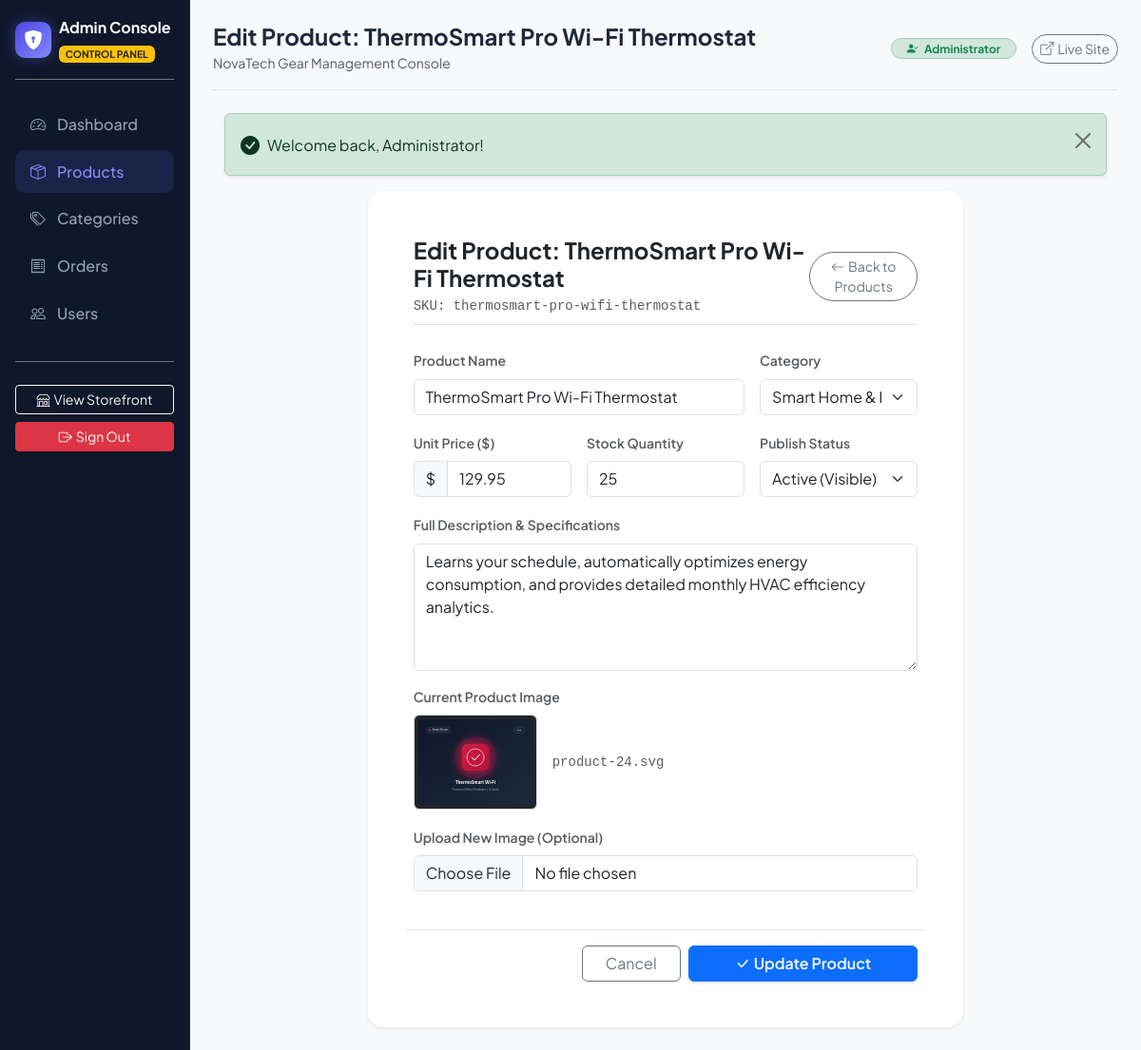
The page /admin/products/24/edit (signed in) on the database its author committed.
### tables this page shows
CREATE TABLE `products` (
    `id` INT UNSIGNED AUTO_INCREMENT PRIMARY KEY,
    `category_id` INT UNSIGNED NOT NULL,
    `name` VARCHAR(150) NOT NULL,
    `slug` VARCHAR(150) NOT NULL UNIQUE,
    `description` TEXT NULL,
    `price` DECIMAL(10, 2) NOT NULL,
    `stock` INT NOT NULL DEFAULT 0,
    `image` VARCHAR(255) NULL,
    `is_active` TINYINT(1) NOT NULL DEFAULT 1,
    `created_at` TIMESTAMP NOT NULL DEFAULT CURRENT_TIMESTAMP,
    CONSTRAINT `fk_products_category` 
        FOREIGN KEY (`category_id`) REFERENCES `categories` (`id`) 
        ON DELETE RESTRICT ON UPDATE CASCADE,
    INDEX `idx_products_category` (`category_id`),
    INDEX `idx_products_is_active` (`is_active`),
    INDEX `idx_products_slug` (`slug`)
);

CREATE TABLE `categories` (
    `id` INT UNSIGNED AUTO_INCREMENT PRIMARY KEY,
    `name` VARCHAR(100) NOT NULL,
    `slug` VARCHAR(100) NOT NULL UNIQUE,
    INDEX `idx_categories_slug` (`slug`)
);

### app/views/admin/products/edit.php (the view, shortened to what the rows shown need)
<div class="row justify-content-center">
    <div class="col-lg-8">
        <div class="card border-0 shadow-sm rounded-4 p-4 p-md-5 bg-white">
            <div class="d-flex justify-content-between align-items-center mb-4 pb-2 border-bottom">
                <div>
                    <h4 class="fw-bold m-0">Edit Product: <?= e($product['name']) ?></h4>
                    <span class="small text-muted font-monospace">SKU: <?= e($product['slug']) ?></span>
                </div>
                <a href="/admin/products" class="btn btn-outline-secondary btn-sm rounded-pill">
                    <i class="bi bi-arrow-left me-1"></i>Back to Products
                </a>
            </div>
            <form action="/admin/products/<?= $product['id'] ?>" method="POST" enctype="multipart/form-data">
                <div class="row g-3">
                    <div class="col-md-8">
                        <label for="name" class="form-label small fw-semibold text-muted">Product Name</label>
                        <input type="text" class="form-control" id="name" name="name" value="<?= e(old('name', $product['name'])) ?>" required>
                    </div>
                    <div class="col-md-4">
                        <label for="category_id" class="form-label small fw-semibold text-muted">Category</label>
                        <select class="form-select" id="category_id" name="category_id" required>
                            <?php foreach ($categories as $cat): ?>
                                <option value="<?= $cat['id'] ?>" <?= ($product['category_id'] == $cat['id']) ? 'selected' : '' ?>>
                                    <?= e($cat['name']) ?>
                                </option>
                            <?php endforeach; ?>
                        </select>
                    </div>
                    <div class="col-md-4">
                        <label for="price" class="form-label small fw-semibold text-muted">Unit Price ($)</label>
                        <div class="input-group">
                            <span class="input-group-text bg-light">$</span>
                            <input type="number" step="0.01" min="0.01" class="form-control" id="price" name="price" value="<?= e(old('price', $product['price'])) ?>" required>
                        </div>
                    </div>
                    <div class="col-md-4">
                        <label for="stock" class="form-label small fw-semibold text-muted">Stock Quantity</label>
                        <input type="number" min="0" class="form-control" id="stock" name="stock" value="<?= e(old('stock', $product['stock'])) ?>" required>
                    </div>
                    <div class="col-md-4">
                        <label for="is_active" class="form-label small fw-semibold text-muted">Publish Status</label>
                        <select class="form-select" id="is_active" name="is_active">
                            <option value="1" <?= ($product['is_active'] == 1) ? 'selected' : '' ?>>Active (Visible)</option>
                        </select>
                    </div>
                    <div class="col-12">
                        <label for="description" class="form-label small fw-semibold text-muted">Full Description & Specifications</label>
                        <textarea class="form-control" id="description" name="description" rows="5" required><?= e(old('description', $product['description'])) ?></textarea>
                    </div>
                    <div class="col-12">
                        <label class="form-label small fw-semibold text-muted d-block">Current Product Image</label>
                        <div class="d-flex align-items-center gap-3 mb-3">
                            <img src="<?= upload_url($product['image']) ?>" alt="Current image" class="img-thumbnail rounded bg-dark" style="max-height: 100px;">
                            <span class="small text-muted font-monospace"><?= e($product['image']) ?></span>
                        </div>
                        <label for="productImageInput" class="form-label small fw-semibold text-muted">Upload New Image (Optional)</label>
                        <input class="form-control" type="file" id="productImageInput" name="image" accept="image/jpeg,image/png,image/webp,image/svg+xml">
                    </div>
                    <div class="col-12 mt-4 pt-3 border-top d-flex justify-content-end gap-2">
                        <a href="/admin/products" class="btn btn-outline-secondary px-4">Cancel</a>
                        <button type="submit" class="btn btn-primary px-5 fw-semibold shadow-sm">
                            <i class="bi bi-check-lg me-1"></i>Update Product
                        </button>
                    </div>
                </div>
            </form>
        </div>
    </div>
</div>

### app/core/Router.php (shortened to what the rows shown need)
<?php
class Router
{
    private array $routes = [];
    private array $groupMiddleware = [];
    public function group(array $attributes, callable $callback): void
    {
        $previousMiddleware = $this->groupMiddleware;
        if (isset($attributes['middleware'])) {
            $middlewares = is_array($attributes['middleware']) ? $attributes['middleware'] : [$attributes['middleware']];
            $this->groupMiddleware = array_merge($this->groupMiddleware, $middlewares);
        }
        $this->groupMiddleware = $previousMiddleware;
    }
    private function addRoute(string $method, string $path, array|callable $handler, array $middleware = []): self
    {
        $allMiddleware = array_merge($this->groupMiddleware, $middleware);
        $cleanPath = '/' . trim($path, '/');
        $pattern = preg_replace('/\{([a-zA-Z0-9_]+)\}/', '(?P<$1>[^/]+)', $cleanPath);
        $pattern = "#^" . $pattern . "$#";
        $this->routes[] = [
            'method'     => strtoupper($method),
            'path'       => $cleanPath,
            'pattern'    => $pattern,
            'handler'    => $handler,
            'middleware' => $allMiddleware
        ];
        return $this;
    }
    public function dispatch(Request $request): void
    {
        $method = $request->method();
        $uri = $request->uri();
        foreach ($this->routes as $route) {
            if ($route['method'] !== $method) {
                continue;
            }
            if (preg_match($route['pattern'], $uri, $matches)) {
                $params = [];
                foreach ($matches as $key => $value) {
                    if (is_string($key)) {
                        $params[$key] = urldecode($value);
                    }
                }
                $handler = $route['handler'];
                if (is_array($handler) && count($handler) === 2) {
                    [$controllerClass, $action] = $handler;
                    $controller = new $controllerClass();
                    $controller->$action($request, ...array_values($params));
                    return;
                }
            }
        }
    }
}

### app/views/layouts/admin.php (shortened to what the rows shown need)
<?php
$currentUser = Auth::user();
?>
<!DOCTYPE html>
<html lang="en">
<head>
    <link href="https://cdn.jsdelivr.net/npm/bootstrap@5.3.3/dist/css/bootstrap.min.css" rel="stylesheet">
    <link rel="stylesheet" href="https://cdn.jsdelivr.net/npm/bootstrap-icons@1.11.3/font/bootstrap-icons.min.css">
    <link rel="stylesheet" href="/assets/css/style.css">
</head>
<body class="bg-light">
<div class="container-fluid p-0">
    <div class="row g-0">
        <div class="col-lg-2 admin-sidebar p-3 text-white">
            <div class="d-flex align-items-center gap-2 mb-4 pb-3 border-bottom border-secondary">
                <div class="brand-icon">
                    <i class="bi bi-shield-lock-fill"></i>
                </div>
                <div>
                    <span class="fw-bold d-block">Admin Console</span>
                    <span class="badge bg-warning text-dark small" style="font-size: 0.65rem;">CONTROL PANEL</span>
                </div>
            </div>
            <nav class="nav flex-column mb-auto">
                <a href="/admin" class="admin-nav-link <?= str_ends_with($_SERVER['REQUEST_URI'] ?? '', '/admin') ? 'active' : '' ?>">
                    <i class="bi bi-speedometer2"></i>
                    <span>Dashboard</span>
                </a>
                <a href="/admin/products" class="admin-nav-link <?= str_contains($_SERVER['REQUEST_URI'] ?? '', '/admin/products') ? 'active' : '' ?>">
                    <i class="bi bi-box-seam"></i>
                    <span>Products</span>
                </a>
                <a href="/admin/categories" class="admin-nav-link <?= str_contains($_SERVER['REQUEST_URI'] ?? '', '/admin/categories') ? 'active' : '' ?>">
                    <i class="bi bi-tags"></i>
                    <span>Categories</span>
                </a>
                <a href="/admin/orders" class="admin-nav-link <?= str_contains($_SERVER['REQUEST_URI'] ?? '', '/admin/orders') ? 'active' : '' ?>">
                    <i class="bi bi-receipt"></i>
                    <span>Orders</span>
                </a>
                <a href="/admin/users" class="admin-nav-link <?= str_contains($_SERVER['REQUEST_URI'] ?? '', '/admin/users') ? 'active' : '' ?>">
                    <i class="bi bi-people"></i>
                    <span>Users</span>
                </a>
            </nav>
            <div class="pt-4 mt-4 border-top border-secondary">
                <a href="/" class="btn btn-outline-light btn-sm w-100 mb-2">
                    <i class="bi bi-shop me-1"></i>View Storefront
                </a>
                <form action="/logout" method="POST" class="m-0">
                    <button type="submit" class="btn btn-danger btn-sm w-100">
                        <i class="bi bi-box-arrow-right me-1"></i>Sign Out
                    </button>
                </form>
            </div>
        </div>
        <div class="col-lg-10 p-4">
            <div class="d-flex justify-content-between align-items-center mb-4 pb-3 border-bottom">
                <div>
                    <h4 class="fw-bold m-0"><?= e($title ?? 'Dashboard') ?></h4>
                    <span class="text-muted small">NovaTech Gear Management Console</span>
                </div>
                <div class="d-flex align-items-center gap-3">
                    <span class="badge bg-success-subtle text-success border border-success-subtle px-3 py-1 rounded-pill small">
                        <i class="bi bi-person-check-fill me-1"></i> <?= e($currentUser['name'] ?? 'Admin') ?>
                    </span>
                    <a href="/" class="btn btn-sm btn-outline-secondary rounded-pill">
                        <i class="bi bi-box-arrow-up-right me-1"></i>Live Site
                    </a>
                </div>
            </div>
            <?php require __DIR__ . '/alerts.php'; ?>
            <?= $content ?>
        </div>
    </div>
</div>
<div class="toast-container position-fixed bottom-0 end-0 p-3" style="z-index: 1090;">
</div>
</body>
</html>

### app/views/layouts/alerts.php (shortened to what the rows shown need)
<?php
$flashes = Session::getFlashes();
if (!empty($flashes)): ?>
    <div class="alerts-container container my-3">
        <?php foreach ($flashes as $type => $messages):
            $alertClass = match($type) {
                'success' => 'alert-success',
                'danger', 'error' => 'alert-danger',
                'warning' => 'alert-warning',
                default => 'alert-info'
            };
            $icon = match($type) {
                'success' => 'bi-check-circle-fill',
                'danger', 'error' => 'bi-exclamation-triangle-fill',
                'warning' => 'bi-exclamation-circle-fill',
                default => 'bi-info-circle-fill'
            };
        ?>
            <?php foreach ($messages as $msg): ?>
                <div class="alert <?= $alertClass ?> alert-dismissible fade show d-flex align-items-center shadow-sm" role="alert">
                    <i class="bi <?= $icon ?> me-2 fs-5"></i>
                    <div class="flex-grow-1"><?= $msg ?></div>
                    <button type="button" class="btn-close" data-bs-dismiss="alert" aria-label="Close"></button>
                </div>
            <?php endforeach; ?>
        <?php endforeach; ?>
    </div>
<?php endif; ?>

### rows shown on the page
products: msg "Welcome back, Administrator!", name "ThermoSmart Pro Wi-Fi Thermostat", slug "thermosmart-pro-wifi-thermostat", category_id "Smart Home & IoT", price "129.95", stock "25", is_active "Active (Visible)", description "Learns your schedule, automatically optimizes energy consumption, and provides detailed monthly HVAC efficiency analytics.", image (picture), image "product-24.svg"
